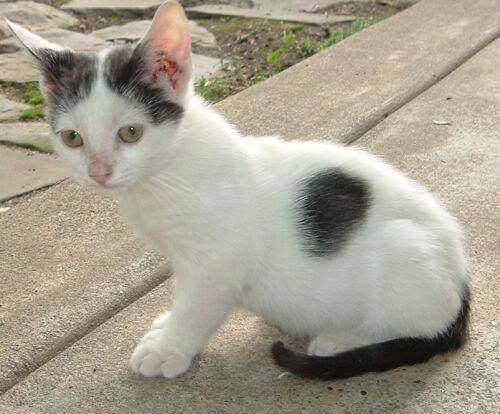
#> input picture cat.3.jpg, 500 x 414 px
$ jupyter execute Matplotlib.ipynb
#> lines starting #> are read from the running program, lines starting #| are printed output that depends on the picture
[cell 1]
import matplotlib.pyplot as plt
import numpy as np

[cell 2]
x = np.arange(10)

[cell 3]
x

[cell 4]
x_squared= x**2

[cell 5]
plt.plot(x, x, marker ="*", color="red")
plt.plot(x, x_squared, marker = "o")
plt.xlabel("numberas 0-9")
plt.ylabel("values")
plt.title("comparision graph")
plt.show()
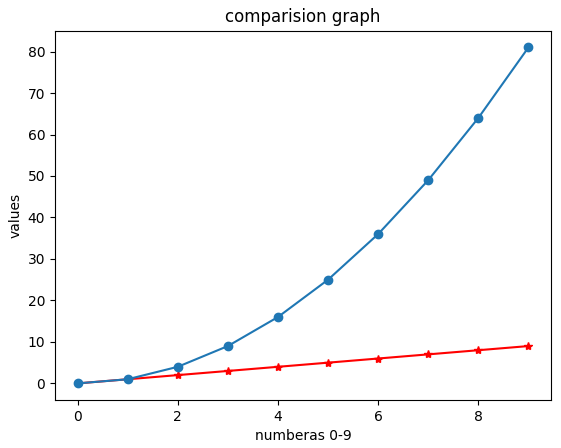
#> figure drawn by matplotlib, 1 panel; curve peaks at x = 9, y = 9; curve peaks at x = 9, y = 81

# Scatter Graph

[cell 6]
X = np.random.randn(100,2)

[cell 7]
X.shape

[cell 8]
x_axis = X[ : , 0]
y_axis = X[ : , 1]

[cell 9]
plt.scatter(x_axis, y_axis)
plt.show()
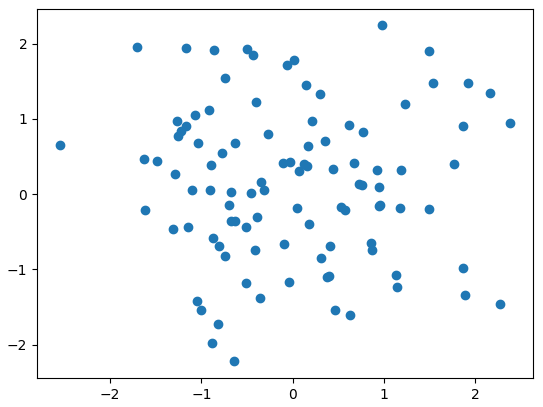
#> figure drawn by matplotlib, 1 panel

# Images

[cell 10]
img = plt.imread("cat.3.jpg")
#> img is the input picture: shape (414, 500, 3); mean R, G, B 165.9, 159.9, 144.3

[cell 11]
img.shape
#> Out = (414, 500, 3)

[cell 12]
plt.imshow(img)
plt.show()

[cell 13]
cat_face = img[ 0:200, 0:200 , : ]
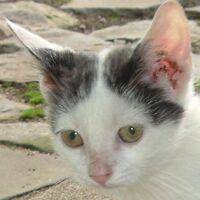
#> cat_face: shape (200, 200, 3); mean R, G, B 160.5, 152.5, 137.5

[cell 14]
plt.imshow(cat_face)
plt.show()

# OPenCV

[cell 15]
import cv2

[cell 16]
img = cv2.imread("cat.3.jpg")

[cell 17]
img.shape
#> Out = (414, 500, 3)
